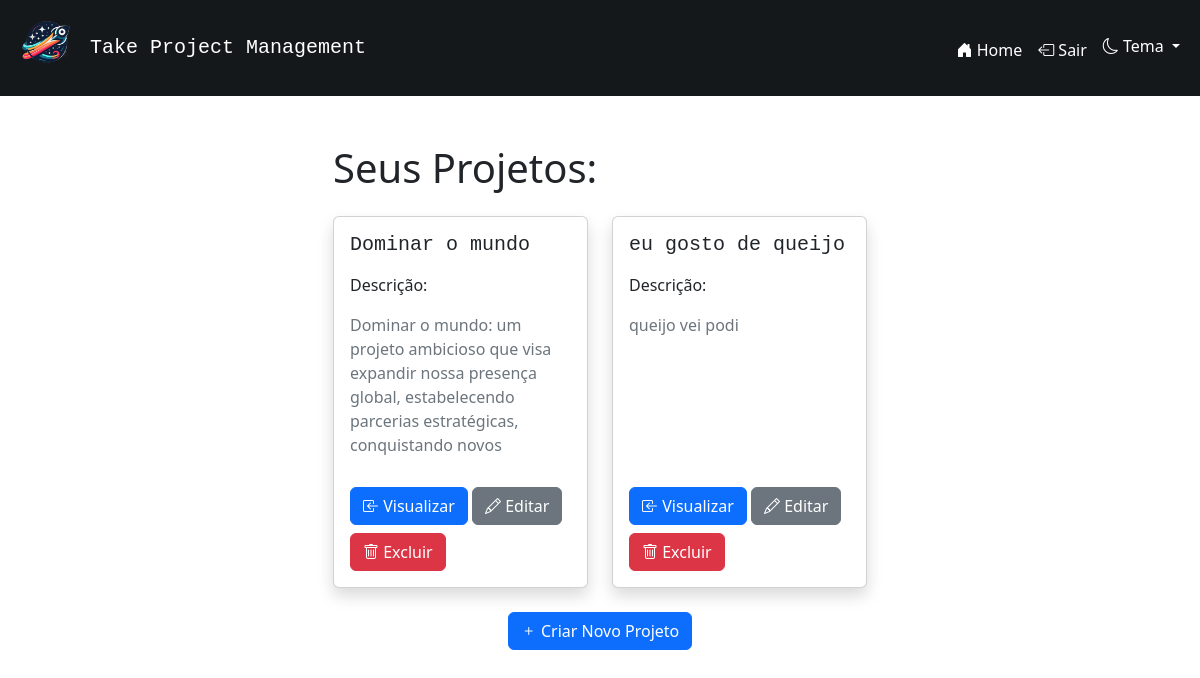
Before: / (signed in) with the older database file.
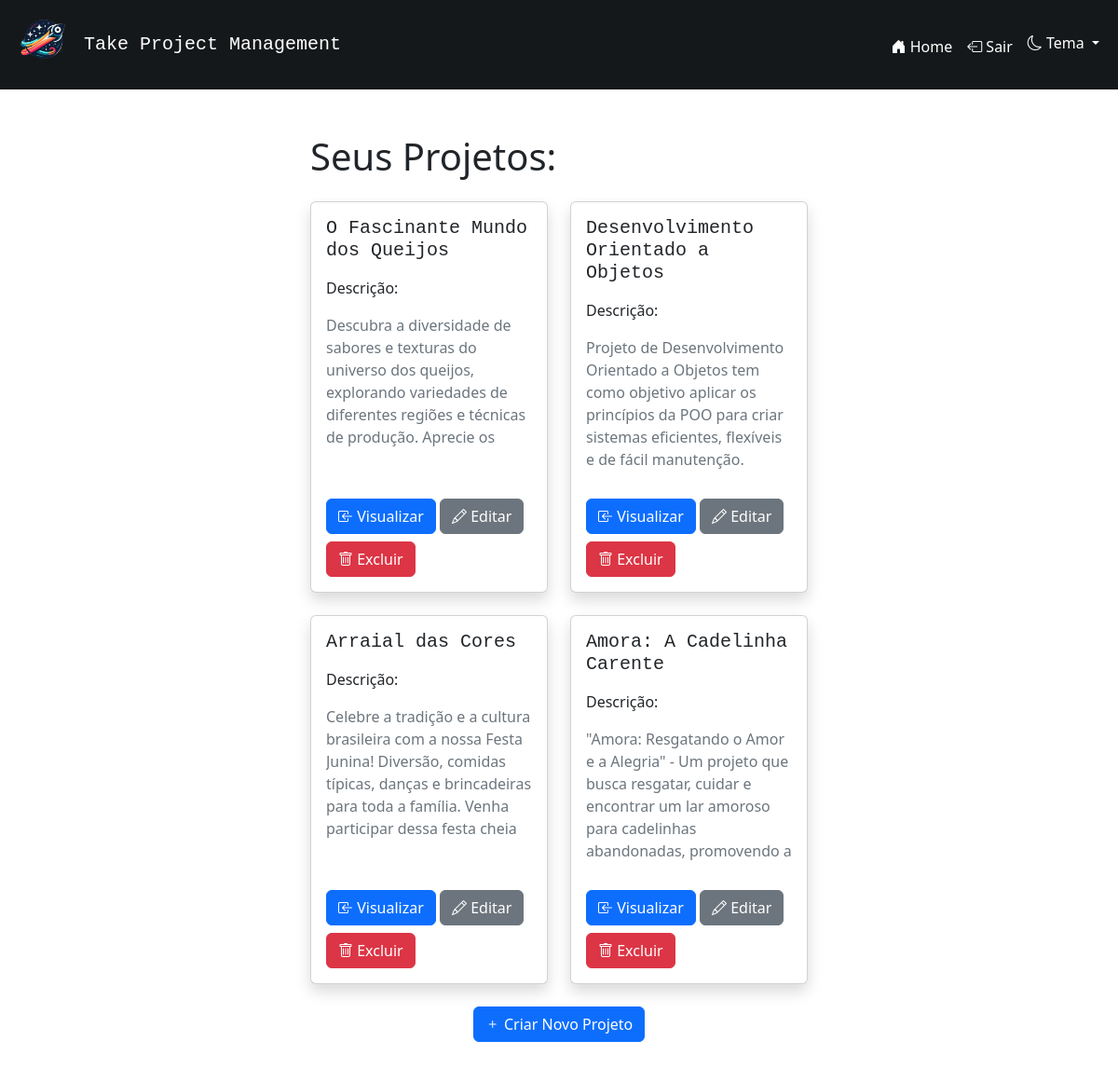
After: the same page with the newer database file.
### app.py (models this page shows, shortened)
class Projeto(db.Model):
    __tablename__ = 'projeto'
    id = db.Column(db.Integer, primary_key=True)
    nome_projeto = db.Column(db.String(80), nullable=False)
    descricao_projeto = db.Column(db.String())
    usuario_id = db.Column(db.Integer, db.ForeignKey('usuario.id'), nullable=False)
    usuario = db.relationship('Usuario', backref=db.backref('projetos', lazy=True))
    tarefas = db.relationship('Tarefa', backref='projeto_rel', cascade="all, delete-orphan", lazy=True)

### app.py (the view)
@app.route('/')
def index():
    if 'tema' not in session:
        session['tema'] = 'light'
    if 'usuario_id' in session:
        projetos = Projeto.query.filter_by(usuario_id=session['usuario_id']).all()
        return render_template('index.html', projetos=projetos)
    return render_template('index.html')

### templates/index.html (shortened to what this page needs)
{% extends 'base.html' %}
{% block content %}
    {% if not 'usuario_id' in session %}
        <div class="container">
            <div class="row justify-content-center">
                <div class="col-md-4">
                    <div id="login-popup" class="shadow p-3 mb-5 bg-body-tertiary rounded">
                        <form method="POST" action="{{ url_for('entrar') }}" class="form-container">
                            <h2 class="font-monospace">Entrar</h2>
                            <hr>
                            <div class="form-group mt-1">
                                <label for="email" class="form-label">Email:</label>
                                <input type="email" name="email" id="email" class="form-control" required>
                            </div>
                            <div class="form-group mt-1">
                                <label for="senha" class="form-label">Senha:</label>
                                <input type="password" name="senha" id="senha" class="form-control" required>
                            </div>
                            <button type="submit" class="btn btn-primary mt-3">Entrar</button>
                        </form>
                    </div>
                </div>
                <div class="col-md-4">
                    <div id="register-popup" class="shadow p-3 mb-5 bg-body-tertiary rounded">
                        <form method="POST" action="{{ url_for('registrar') }}" class="form-container">
                            <h2 class="font-monospace">Registro</h2>
                            <hr>
                            <div class="form-group mt-1">
                                <label for="nome" class="form-label">Nome de usuário:</label>
                                <input type="text" name="nome" id="nome" class="form-control" required>
                            </div>
                            <div class="form-group mt-1">
                                <label for="email" class="form-label">Email:</label>
                                <input type="email" name="email" id="email" class="form-control" required>
                            </div>
                            <div class="form-group mt-1">
                                <label for="senha" class="form-label">Senha:</label>
                                <input type="password" name="senha" id="senha" class="form-control" required>
                            </div>
                            <button type="submit" class="btn btn-primary mt-3">Registrar</button>
                        </form>
                    </div>
                </div>
            </div>
        </div>
    {% else %}
        <div class="container">
            <div class="row justify-content-center">
                <div class="col-md-6">
                    <h1 class="mb-4">Seus Projetos: </h1>
                    <div class="row row-cols-1 row-cols-md-2 g-4 justify-content-center">
                        {% for projeto in projetos %}
                        <div class="col">
                            <div class="card shadow h-100">
                                <div class="card-body d-flex flex-column">
                                    <div class="d-flex justify-content-between align-items-center">
                                        <h5 class="card-title font-monospace">{{ projeto.nome_projeto }}</h5>
                                    </div>
                                    <p class="mt-2">Descrição:</p>
                                    <p class="card-text text-secondary" style="max-height: 150px; overflow-y: auto;">
                                        {% if projeto.descricao_projeto %}{{ projeto.descricao_projeto }}{% endif %}
                                    </p>
                                    <div class="mt-auto mx-auto">
                                        <a href="{{ url_for('projeto_especifico', projeto_id=projeto.id) }}" class="btn btn-primary mt-2"><i class="bi bi-box-arrow-in-left"></i> Visualizar</a>
                                        <button type="button" class="btn btn-secondary mt-2" data-bs-toggle="modal" data-bs-target="#modalEditarProjeto{{ projeto.id }}"><i class="bi bi-pencil"></i> Editar</button>
                                        <button type="button" class="btn btn-danger mt-2" data-bs-toggle="modal" data-bs-target="#modalExcluirProjeto{{ projeto.id }}"><i class="bi bi-trash"></i> Excluir</button>
                                    </div>
                                </div>
                            </div>
                        </div>
                        {% endfor %}
                    </div>
                    <div class="text-center">
                        <button type="button" class="btn btn-primary mt-4" data-bs-toggle="modal" data-bs-target="#modalCriarProjeto">
                            <i class="bi bi-plus"></i> Criar Novo Projeto
                        </button>
                    </div>
                </div>
            </div>
        </div>
    {% endif %}
{% endblock %}

### templates/base.html (shortened to what this page needs)
<!DOCTYPE html>
<html lang="pt-br" data-bs-theme="{{ session['tema'] }}">
<head>
    <link href="https://cdn.jsdelivr.net/npm/bootstrap@5.3.3/dist/css/bootstrap.min.css" rel="stylesheet">
    <link rel="stylesheet" href="https://cdn.jsdelivr.net/npm/bootstrap-icons@1.11.3/font/bootstrap-icons.min.css">
</head>
<body>
    <header class="navbar navbar-expand-lg navbar-dark" style="background-color: #15181a">
        <div class="container-fluid">
            <a class="navbar-brand d-flex align-items-center text-white" href="{{ url_for('index') }}">
                <img src="{{ url_for('static', filename='img/logo_take.png') }}" class="img-fluid" alt="Logo" style="max-width: 70px; min-width: 40px; height: auto;" loading="eager">
                <p class="ms-2 pe-1 font-monospace mb-0 text-wrap">Take Project Management</p>
            </a>
            <div class="collapse navbar-collapse justify-content-end" id="navbarNav">
                <ul class="navbar-nav">
                    <li class="nav-item mt-1">
                        <a class="nav-link text-white" href="{{ url_for('index') }}"><i class="bi bi-house-door-fill"></i> Home</a>
                    </li>
                    {% if 'usuario_id' in session %}
                    <li class="nav-item mt-1">
                        <a class="nav-link text-white" href="{{ url_for('sair') }}"><i class="bi bi-box-arrow-left"></i> Sair</a>
                    </li>
                    {% endif %}
                    <li class="nav-item dropdown">
                        <a class="nav-link dropdown-toggle text-white" href="#" id="dropdownMenuButtonDark" role="button" data-bs-toggle="dropdown" aria-expanded="false">
                            <i class="bi bi-moon"></i> Tema
                        </a>
                    </li>
                </ul>
            </div>
        </div>
    </header>
    <main class="container my-5">
        {% block content %}{% endblock %}
    </main>
</body>
</html>

Changed rows visible on the page:
removed Projeto: nome_projeto "Dominar o mundo", descricao_projeto "Dominar o mundo: um projeto ambicioso que visa expandir nossa presença global, estabelecendo parcerias estratégicas, conquistando novos…"
changed Projeto: nome_projeto "eu gosto de queijo" → "O Fascinante Mundo dos Queijos"; descricao_projeto "queijo vei podi" → "Descubra a diversidade de sabores e texturas do universo dos queijos, explorando variedades de diferentes regiões e técnicas de produção. Aprecie os…"
added Projeto: nome_projeto "Desenvolvimento Orientado a Objetos", descricao_projeto "Projeto de Desenvolvimento Orientado a Objetos tem como objetivo aplicar os princípios da POO para criar sistemas eficientes, flexíveis e de fácil manutenção.…"
added Projeto: nome_projeto "Arraial das Cores", descricao_projeto "Celebre a tradição e a cultura brasileira com a nossa Festa Junina! Diversão, comidas típicas, danças e brincadeiras para toda a família. Venha participar dessa festa cheia…"
added Projeto: nome_projeto "Amora: A Cadelinha Carente", descricao_projeto "\"Amora: Resgatando o Amor e a Alegria\" - Um projeto que busca resgatar, cuidar e encontrar um lar amoroso para cadelinhas abandonadas, promovendo a…"
